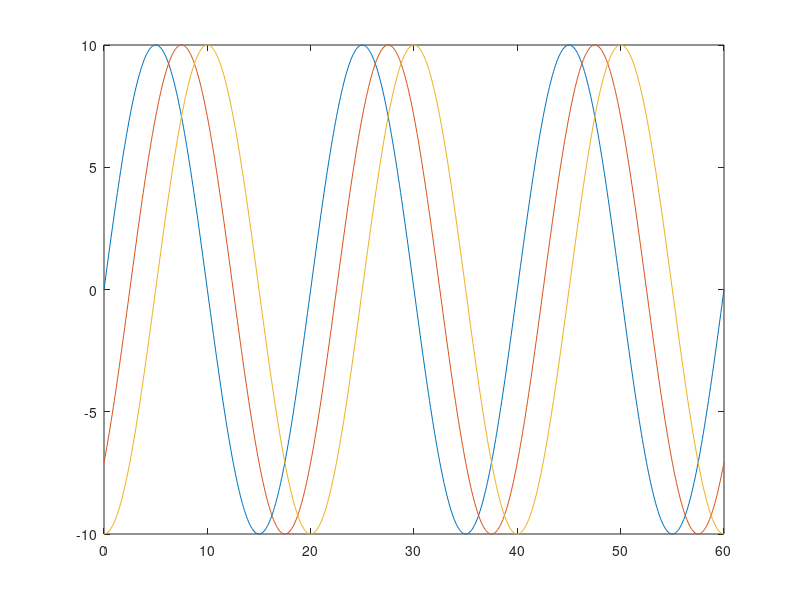

The MATLAB source for this figure: (Note: this script raises an error after producing the figure.)
% Multiple plots using plotPub

clear all;
addpath('../lib');

%% lets plot 3 cycles of 50Hz AC voltage
f = 50;
Vm = 10;
phi = pi/4;

% generate the signal
t = [0:0.0001:3/f];
th = 2*pi*f*t;
v1 = Vm*sin(th);
v2 = Vm*sin(th - phi);
v3 = Vm*sin(th - phi*2);

figure;
plot(t*1E3, v1);
hold on;
plot(t*1E3, v2);
plot(t*1E3, v3);
hold off;

%% settings
opt = [];
opt.XLabel = 'Time, t (ms)'; % xlabel
opt.YLabel = 'Voltage, V (V)'; %ylabel
opt.YTick = [-10, 0, 10];
opt.YLim = [-11, 11];

% Save? comment the following line if you do not want to save
opt.FileName = 'plotMultiple.png'; 

% create the plot
setPlotProp(opt);
    